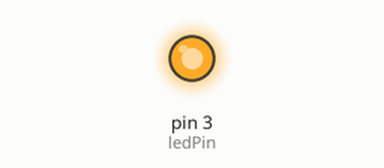
The sketch below on a simulated Arduino Uno, built with avr-gcc and run on an emulated ATmega328P. Shown: output pins drawn as LEDs (lit = HIGH).

Above: at 0.1 s.
At 5.1 s:
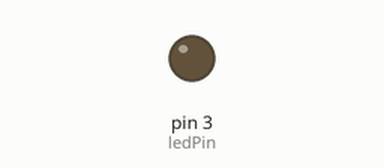
Timing chart, 0 to 6.6 s (numbered marks = the images above):
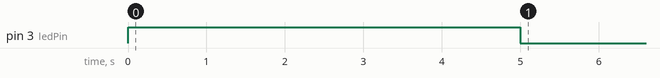

Measured:
- by itself, pin 3 (ledPin): HIGH → LOW at 5.0 s

The sketch:

led_test.cpp.ino
```cpp
#define ledPin 3

void setup() {
  // put your setup code here, to run once:
  pinMode(ledPin, OUTPUT);

  digitalWrite(ledPin, HIGH);
}

void loop() {
  // put your main code here, to run repeatedly:
  delay(5000);

  digitalWrite(ledPin, LOW);
}
```
